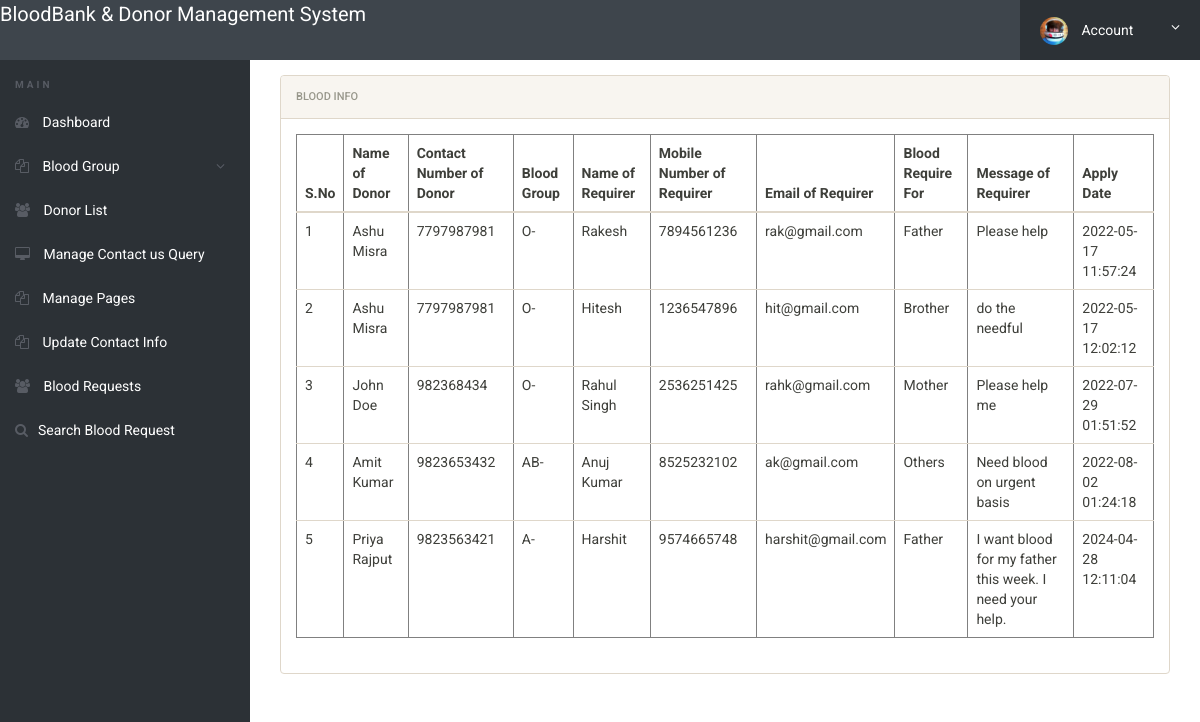
The page /admin/blood-requests.php (signed in) on the database its author committed.
### tables this page shows
CREATE TABLE `tblbloodrequirer` (
  `ID` int(10) NOT NULL,
  `BloodDonarID` int(10) DEFAULT NULL,
  `name` varchar(250) DEFAULT NULL,
  `EmailId` varchar(250) DEFAULT NULL,
  `ContactNumber` bigint(10) DEFAULT NULL,
  `BloodRequirefor` varchar(250) DEFAULT NULL,
  `Message` mediumtext DEFAULT NULL,
  `ApplyDate` timestamp NULL DEFAULT current_timestamp()
);

CREATE TABLE `tblblooddonars` (
  `id` int(11) NOT NULL,
  `FullName` varchar(100) DEFAULT NULL,
  `MobileNumber` char(11) DEFAULT NULL,
  `EmailId` varchar(100) DEFAULT NULL,
  `Gender` varchar(20) DEFAULT NULL,
  `Age` int(11) DEFAULT NULL,
  `BloodGroup` varchar(20) DEFAULT NULL,
  `Address` varchar(255) DEFAULT NULL,
  `Message` mediumtext DEFAULT NULL,
  `PostingDate` timestamp NOT NULL DEFAULT current_timestamp(),
  `status` int(1) DEFAULT NULL,
  `Password` varchar(250) DEFAULT NULL
);

### admin/blood-requests.php (the view, shortened to what this page needs)
<?php
include('includes/config.php');
if(strlen($_SESSION['alogin'])==0)
	{
header('location:index.php');
}
else{
 ?>
<!doctype html>
<html lang="en" class="no-js">
<head>
	<link rel="stylesheet" href="css/font-awesome.min.css">
	<link rel="stylesheet" href="css/bootstrap.min.css">
	<link rel="stylesheet" href="css/dataTables.bootstrap.min.css">
	<link rel="stylesheet" href="css/bootstrap-social.css">
	<link rel="stylesheet" href="css/bootstrap-select.css">
	<link rel="stylesheet" href="css/fileinput.min.css">
	<link rel="stylesheet" href="css/awesome-bootstrap-checkbox.css">
	<link rel="stylesheet" href="css/style.css">
</head>
<body>
	<?php include('includes/header.php');?>
	<div class="ts-main-content">
		<?php include('includes/leftbar.php');?>
		<div class="content-wrapper">
			<div class="container-fluid">
					<div class="col-md-12">
						<div class="panel panel-default">
							<div class="panel-heading">Blood Info</div>
							<div class="panel-body">
								<table border="1" class="table table-responsive">
                                    <thead>
                                         <tr>
                                         	<th>S.No</th>
                                          <th>Name of Donor</th>
                                          <th>Contact Number of Donor</th>
                                          <th>Blood Group</th>
                                            <th>Name of Requirer</th>
                                            <th>Mobile Number of Requirer</th>
                                            <th>Email of Requirer</th>
                                            <th>Blood Require For</th>
                                            <th>Message of Requirer</th>
                                            <th>Apply Date</th>
                                        </tr>
                                    </thead>
                                    <tbody>
                                        <tr><?php
$sql="SELECT tblbloodrequirer.BloodDonarID,tblbloodrequirer.name,tblbloodrequirer.EmailId,tblbloodrequirer.ContactNumber,tblbloodrequirer.BloodRequirefor,tblbloodrequirer.Message,tblbloodrequirer.ApplyDate,tblblooddonars.id as donid,tblblooddonars.FullName,tblblooddonars.MobileNumber,tblblooddonars.BloodGroup  from  tblbloodrequirer join tblblooddonars on tblblooddonars.id=tblbloodrequirer.BloodDonarID where tblblooddonars.FullName like '%$sdata%' || tblblooddonars.MobileNumber like '%$sdata%'";
$query = $dbh -> prepare($sql);
$query->execute();
$results=$query->fetchAll(PDO::FETCH_OBJ);
$cnt=1;
if($query->rowCount() > 0)
{
foreach($results as $row)
{               ?>
                                            <td><?php echo htmlentities($cnt);?></td>
                                            <td><?php  echo htmlentities($row->FullName);?></td>
                                            <td><?php  echo htmlentities($row->MobileNumber);?></td>
                                            <td><?php  echo htmlentities($row->BloodGroup);?></td>
                                        <td><?php  echo htmlentities($row->name);?></td>
                                             <td><?php  echo htmlentities($row->ContactNumber);?></td>
                                             <td><?php  echo htmlentities($row->EmailId);?></td>
                                          <td><?php  echo htmlentities($row->BloodRequirefor);?></td>
                 <td><?php  echo htmlentities($row->Message);?>
                  </td>
                                            <td>
                                              <?php  echo htmlentities($row->ApplyDate);?>
                                            </td>
                                        </tr>
                                    <?php $cnt=$cnt+1;}} else {?>
                                        <tr>
                                            <th colspan="8" style="color:red;"> No Record found</th>
                                        </tr>
                                    <?php } ?>
                                    </tbody>
                                </table>
							</div>
						</div>
					</div>
				</div>
			</div>
		</div>
</body>
</html>
<?php } ?>

### admin/css/style.css (style rules this page uses)
html { font-size: 14px; }
@media only screen and (min-width: 480px) { html { font-size: 17px; } }
@media only screen and (min-width: 768px) { html { font-size: 14px; } }
body { font-size: 1em; }
.panel { overflow: hidden; }
.ts-main-content .content-wrapper { padding-top: 15px; margin-top: 60px; }
@media only screen and (min-width: 992px) { .ts-main-content .content-wrapper { margin-left: 250px; } }

### rows shown on the page
tblbloodrequirer: BloodDonarID.FullName "Ashu Misra", BloodDonarID.MobileNumber "7797987981", BloodDonarID.BloodGroup "O-", name "Rakesh", ContactNumber "7894561236", EmailId "rak@gmail.com", BloodRequirefor "Father", Message "Please help", ApplyDate "2022-05-17 11:57:24"
tblbloodrequirer: BloodDonarID.FullName "Ashu Misra", BloodDonarID.MobileNumber "7797987981", BloodDonarID.BloodGroup "O-", name "Hitesh", ContactNumber "1236547896", EmailId "hit@gmail.com", BloodRequirefor "Brother", Message "do the needful", ApplyDate "2022-05-17 12:02:12"
tblbloodrequirer: BloodDonarID.FullName "John Doe", BloodDonarID.MobileNumber "982368434", BloodDonarID.BloodGroup "O-", name "Rahul Singh", ContactNumber "2536251425", EmailId "rahk@gmail.com", BloodRequirefor "Mother", Message "Please help me", ApplyDate "2022-07-29 01:51:52"
tblbloodrequirer: BloodDonarID.FullName "Amit Kumar", BloodDonarID.MobileNumber "9823653432", BloodDonarID.BloodGroup "AB-", name "Anuj Kumar", ContactNumber "8525232102", EmailId "ak@gmail.com", BloodRequirefor "Others", Message "Need blood on urgent basis", ApplyDate "2022-08-02 01:24:18"
tblbloodrequirer: BloodDonarID.FullName "Priya Rajput", BloodDonarID.MobileNumber "9823563421", BloodDonarID.BloodGroup "A-", name "Harshit", ContactNumber "9574665748", EmailId "harshit@gmail.com", BloodRequirefor "Father", Message "I want blood for my father this week. I need your help.", ApplyDate "2024-04-28 12:11:04"
